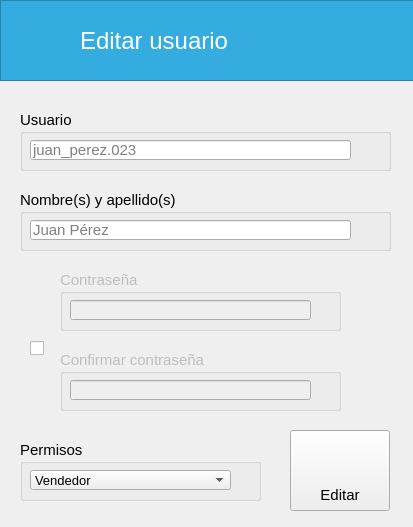
<?xml version="1.0" encoding="UTF-8"?>
<ui version="4.0">
 <class>EditarUsuario</class>
 <widget class="QWidget" name="EditarUsuario">
  <property name="windowModality">
   <enum>Qt::ApplicationModal</enum>
  </property>
  <property name="geometry">
   <rect>
    <x>0</x>
    <y>0</y>
    <width>413</width>
    <height>527</height>
   </rect>
  </property>
  <property name="windowTitle">
   <string>Form</string>
  </property>
  <property name="windowIcon">
   <iconset resource="../resources.qrc">
    <normaloff>:/img/icon.ico</normaloff>:/img/icon.ico</iconset>
  </property>
  <widget class="QFrame" name="frame">
   <property name="geometry">
    <rect>
     <x>0</x>
     <y>0</y>
     <width>501</width>
     <height>81</height>
    </rect>
   </property>
   <property name="font">
    <font>
     <family>Segoe UI</family>
    </font>
   </property>
   <property name="styleSheet">
    <string notr="true">background-color: rgb(52, 172, 224);</string>
   </property>
   <property name="frameShape">
    <enum>QFrame::StyledPanel</enum>
   </property>
   <property name="frameShadow">
    <enum>QFrame::Raised</enum>
   </property>
   <widget class="QLabel" name="lbTitulo">
    <property name="geometry">
     <rect>
      <x>80</x>
      <y>20</y>
      <width>181</width>
      <height>41</height>
     </rect>
    </property>
    <property name="font">
     <font>
      <family>Segoe UI</family>
      <pointsize>18</pointsize>
     </font>
    </property>
    <property name="styleSheet">
     <string notr="true">color: rgb(255, 255, 255);</string>
    </property>
    <property name="text">
     <string>Editar usuario</string>
    </property>
   </widget>
   <widget class="QPushButton" name="btRegresar">
    <property name="geometry">
     <rect>
      <x>20</x>
      <y>20</y>
      <width>41</width>
      <height>41</height>
     </rect>
    </property>
    <property name="font">
     <font>
      <family>Segoe UI</family>
     </font>
    </property>
    <property name="cursor">
     <cursorShape>PointingHandCursor</cursorShape>
    </property>
    <property name="styleSheet">
     <string notr="true">QPushButton {
        background-color: transparent;
        border: none;
        padding: 0px;
    }
    QPushButton:hover {
        background-color: rgba(255, 255, 255, 0);
    }
    QPushButton:pressed {
        background-color: rgba(255, 255, 255, 0);
    }</string>
    </property>
    <property name="icon">
     <iconset resource="../resources.qrc">
      <normaloff>:/img/resources/images/leftarrow.png</normaloff>:/img/resources/images/leftarrow.png</iconset>
    </property>
    <property name="iconSize">
     <size>
      <width>40</width>
      <height>40</height>
     </size>
    </property>
    <property name="flat">
     <bool>true</bool>
    </property>
   </widget>
  </widget>
  <widget class="QLabel" name="label_aceptar">
   <property name="geometry">
    <rect>
     <x>290</x>
     <y>484</y>
     <width>100</width>
     <height>21</height>
    </rect>
   </property>
   <property name="font">
    <font>
     <family>Segoe UI</family>
     <pointsize>11</pointsize>
     <bold>false</bold>
    </font>
   </property>
   <property name="text">
    <string>Editar</string>
   </property>
   <property name="alignment">
    <set>Qt::AlignCenter</set>
   </property>
  </widget>
  <widget class="QLabel" name="label_icono">
   <property name="geometry">
    <rect>
     <x>320</x>
     <y>440</y>
     <width>40</width>
     <height>40</height>
    </rect>
   </property>
   <property name="font">
    <font>
     <family>Segoe UI</family>
    </font>
   </property>
   <property name="pixmap">
    <pixmap resource="../resources.qrc">:/img/resources/images/edit.png</pixmap>
   </property>
   <property name="scaledContents">
    <bool>true</bool>
   </property>
  </widget>
  <widget class="QPushButton" name="btRegistrar">
   <property name="geometry">
    <rect>
     <x>290</x>
     <y>430</y>
     <width>100</width>
     <height>81</height>
    </rect>
   </property>
   <property name="font">
    <font>
     <family>Segoe UI</family>
    </font>
   </property>
   <property name="text">
    <string/>
   </property>
  </widget>
  <widget class="QGroupBox" name="groupBox">
   <property name="geometry">
    <rect>
     <x>20</x>
     <y>110</y>
     <width>371</width>
     <height>61</height>
    </rect>
   </property>
   <property name="font">
    <font>
     <family>Segoe UI</family>
     <pointsize>11</pointsize>
    </font>
   </property>
   <property name="title">
    <string>Usuario</string>
   </property>
   <widget class="QLineEdit" name="txtUsuario">
    <property name="geometry">
     <rect>
      <x>10</x>
      <y>30</y>
      <width>321</width>
      <height>20</height>
     </rect>
    </property>
    <property name="font">
     <font>
      <family>Segoe UI</family>
      <pointsize>11</pointsize>
     </font>
    </property>
    <property name="text">
     <string/>
    </property>
    <property name="placeholderText">
     <string>juan_perez.023</string>
    </property>
   </widget>
  </widget>
  <widget class="QGroupBox" name="groupBox_2">
   <property name="geometry">
    <rect>
     <x>20</x>
     <y>190</y>
     <width>371</width>
     <height>61</height>
    </rect>
   </property>
   <property name="font">
    <font>
     <family>Segoe UI</family>
     <pointsize>11</pointsize>
    </font>
   </property>
   <property name="title">
    <string>Nombre(s) y apellido(s)</string>
   </property>
   <widget class="QLineEdit" name="txtNombre">
    <property name="geometry">
     <rect>
      <x>10</x>
      <y>30</y>
      <width>321</width>
      <height>20</height>
     </rect>
    </property>
    <property name="font">
     <font>
      <family>Segoe UI</family>
      <pointsize>11</pointsize>
     </font>
    </property>
    <property name="text">
     <string/>
    </property>
    <property name="placeholderText">
     <string>Juan Pérez</string>
    </property>
   </widget>
  </widget>
  <widget class="QGroupBox" name="groupPsswd">
   <property name="enabled">
    <bool>false</bool>
   </property>
   <property name="geometry">
    <rect>
     <x>60</x>
     <y>270</y>
     <width>281</width>
     <height>61</height>
    </rect>
   </property>
   <property name="font">
    <font>
     <family>Segoe UI</family>
     <pointsize>11</pointsize>
    </font>
   </property>
   <property name="title">
    <string>Contraseña</string>
   </property>
   <widget class="QLineEdit" name="txtPsswd">
    <property name="geometry">
     <rect>
      <x>10</x>
      <y>30</y>
      <width>241</width>
      <height>20</height>
     </rect>
    </property>
    <property name="font">
     <font>
      <family>Segoe UI</family>
      <pointsize>11</pointsize>
     </font>
    </property>
    <property name="text">
     <string/>
    </property>
    <property name="echoMode">
     <enum>QLineEdit::Password</enum>
    </property>
   </widget>
  </widget>
  <widget class="QGroupBox" name="groupPsswdConf">
   <property name="enabled">
    <bool>false</bool>
   </property>
   <property name="geometry">
    <rect>
     <x>60</x>
     <y>350</y>
     <width>281</width>
     <height>61</height>
    </rect>
   </property>
   <property name="font">
    <font>
     <family>Segoe UI</family>
     <pointsize>11</pointsize>
    </font>
   </property>
   <property name="title">
    <string>Confirmar contraseña</string>
   </property>
   <widget class="QLineEdit" name="txtPsswdConf">
    <property name="geometry">
     <rect>
      <x>10</x>
      <y>30</y>
      <width>241</width>
      <height>20</height>
     </rect>
    </property>
    <property name="font">
     <font>
      <family>Segoe UI</family>
      <pointsize>11</pointsize>
     </font>
    </property>
    <property name="text">
     <string/>
    </property>
    <property name="echoMode">
     <enum>QLineEdit::Password</enum>
    </property>
   </widget>
  </widget>
  <widget class="QGroupBox" name="groupBox_6">
   <property name="geometry">
    <rect>
     <x>20</x>
     <y>440</y>
     <width>241</width>
     <height>61</height>
    </rect>
   </property>
   <property name="font">
    <font>
     <family>Segoe UI</family>
     <pointsize>11</pointsize>
    </font>
   </property>
   <property name="title">
    <string>Permisos</string>
   </property>
   <widget class="QComboBox" name="boxPermisos">
    <property name="geometry">
     <rect>
      <x>10</x>
      <y>30</y>
      <width>201</width>
      <height>20</height>
     </rect>
    </property>
    <property name="font">
     <font>
      <family>Segoe UI</family>
      <pointsize>10</pointsize>
     </font>
    </property>
    <property name="styleSheet">
     <string notr="true">QFrame {border: 1px solid black;}</string>
    </property>
    <item>
     <property name="text">
      <string>Vendedor</string>
     </property>
    </item>
    <item>
     <property name="text">
      <string>Administrador</string>
     </property>
    </item>
   </widget>
  </widget>
  <widget class="QCheckBox" name="cambiarPsswd">
   <property name="geometry">
    <rect>
     <x>30</x>
     <y>340</y>
     <width>16</width>
     <height>17</height>
    </rect>
   </property>
   <property name="font">
    <font>
     <family>Segoe UI</family>
    </font>
   </property>
   <property name="text">
    <string/>
   </property>
  </widget>
  <zorder>btRegistrar</zorder>
  <zorder>frame</zorder>
  <zorder>label_aceptar</zorder>
  <zorder>label_icono</zorder>
  <zorder>groupBox</zorder>
  <zorder>groupBox_2</zorder>
  <zorder>groupPsswd</zorder>
  <zorder>groupPsswdConf</zorder>
  <zorder>groupBox_6</zorder>
  <zorder>cambiarPsswd</zorder>
 </widget>
 <tabstops>
  <tabstop>txtUsuario</tabstop>
  <tabstop>txtNombre</tabstop>
  <tabstop>txtPsswd</tabstop>
  <tabstop>txtPsswdConf</tabstop>
  <tabstop>boxPermisos</tabstop>
  <tabstop>btRegistrar</tabstop>
  <tabstop>cambiarPsswd</tabstop>
  <tabstop>btRegresar</tabstop>
 </tabstops>
 <resources>
  <include location="../resources.qrc"/>
  <include location="../resources.qrc"/>
 </resources>
 <connections/>
</ui>
